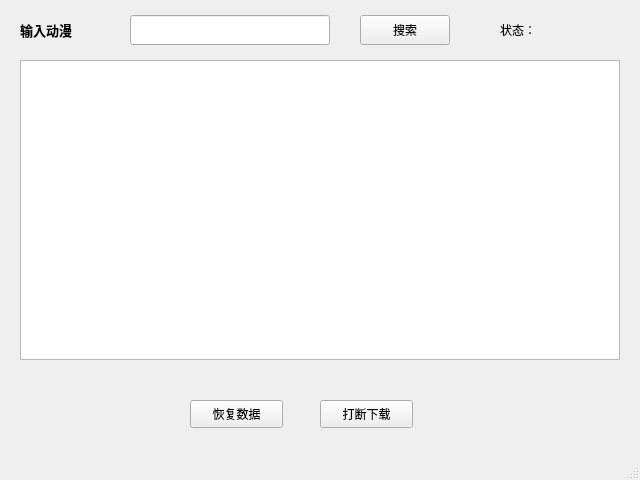
<?xml version="1.0" encoding="UTF-8"?>
<ui version="4.0">
 <class>MainWindow</class>
 <widget class="QMainWindow" name="MainWindow">
  <property name="geometry">
   <rect>
    <x>0</x>
    <y>0</y>
    <width>640</width>
    <height>480</height>
   </rect>
  </property>
  <property name="windowTitle">
   <string>MainWindow</string>
  </property>
  <widget class="QWidget" name="centralwidget">
   <widget class="QLabel" name="label">
    <property name="geometry">
     <rect>
      <x>20</x>
      <y>15</y>
      <width>80</width>
      <height>30</height>
     </rect>
    </property>
    <property name="text">
     <string>&lt;html&gt;&lt;head/&gt;&lt;body&gt;&lt;p&gt;&lt;span style=&quot; font-size:10pt; font-weight:600;&quot;&gt;输入动漫&lt;/span&gt;&lt;/p&gt;&lt;/body&gt;&lt;/html&gt;</string>
    </property>
   </widget>
   <widget class="QLineEdit" name="lineEdit">
    <property name="geometry">
     <rect>
      <x>130</x>
      <y>15</y>
      <width>200</width>
      <height>30</height>
     </rect>
    </property>
   </widget>
   <widget class="QLabel" name="label_2">
    <property name="geometry">
     <rect>
      <x>500</x>
      <y>20</y>
      <width>120</width>
      <height>20</height>
     </rect>
    </property>
    <property name="text">
     <string>状态：</string>
    </property>
   </widget>
   <widget class="QTextEdit" name="textEdit">
    <property name="geometry">
     <rect>
      <x>20</x>
      <y>60</y>
      <width>600</width>
      <height>300</height>
     </rect>
    </property>
   </widget>
   <widget class="QPushButton" name="pushButton">
    <property name="geometry">
     <rect>
      <x>360</x>
      <y>15</y>
      <width>90</width>
      <height>30</height>
     </rect>
    </property>
    <property name="text">
     <string>搜索</string>
    </property>
   </widget>
   <widget class="QPushButton" name="pushButton_2">
    <property name="geometry">
     <rect>
      <x>190</x>
      <y>400</y>
      <width>93</width>
      <height>28</height>
     </rect>
    </property>
    <property name="text">
     <string>恢复数据</string>
    </property>
   </widget>
   <widget class="QPushButton" name="pushButton_3">
    <property name="geometry">
     <rect>
      <x>320</x>
      <y>400</y>
      <width>93</width>
      <height>28</height>
     </rect>
    </property>
    <property name="text">
     <string>打断下载</string>
    </property>
   </widget>
  </widget>
  <widget class="QStatusBar" name="statusbar"/>
 </widget>
 <resources/>
 <connections/>
</ui>
